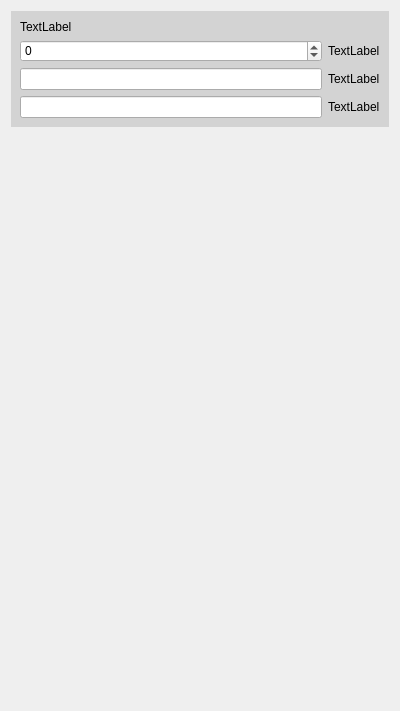
<?xml version="1.0" encoding="UTF-8"?>
<ui version="4.0">
 <class>Form</class>
 <widget class="QWidget" name="Form">
  <property name="geometry">
   <rect>
    <x>0</x>
    <y>0</y>
    <width>400</width>
    <height>711</height>
   </rect>
  </property>
  <property name="windowTitle">
   <string>Form</string>
  </property>
  <property name="styleSheet">
   <string notr="true"/>
  </property>
  <layout class="QGridLayout" name="gridLayout">
   <item row="0" column="0">
    <widget class="QWidget" name="position_widget" native="true">
     <property name="styleSheet">
      <string notr="true">background-color: lightgray;</string>
     </property>
     <layout class="QGridLayout" name="gridLayout_2">
      <item row="0" column="0">
       <layout class="QVBoxLayout" name="motor_lt">
        <item>
         <widget class="QLabel" name="motor_lb">
          <property name="text">
           <string>TextLabel</string>
          </property>
         </widget>
        </item>
        <item>
         <layout class="QHBoxLayout" name="next_lt">
          <item>
           <widget class="QSpinBox" name="next_sb">
            <property name="sizePolicy">
             <sizepolicy hsizetype="Expanding" vsizetype="Fixed">
              <horstretch>0</horstretch>
              <verstretch>0</verstretch>
             </sizepolicy>
            </property>
            <property name="styleSheet">
             <string notr="true">background-color: Pale gray;</string>
            </property>
            <property name="minimum">
             <number>-1000000</number>
            </property>
            <property name="maximum">
             <number>1000000</number>
            </property>
           </widget>
          </item>
          <item>
           <widget class="QLabel" name="next_lb">
            <property name="text">
             <string>TextLabel</string>
            </property>
           </widget>
          </item>
         </layout>
        </item>
        <item>
         <layout class="QHBoxLayout" name="current_lt">
          <item>
           <widget class="QLineEdit" name="current_le">
            <property name="styleSheet">
             <string notr="true">background-color: Pale gray;</string>
            </property>
            <property name="readOnly">
             <bool>true</bool>
            </property>
           </widget>
          </item>
          <item>
           <widget class="QLabel" name="current_lb">
            <property name="text">
             <string>TextLabel</string>
            </property>
           </widget>
          </item>
         </layout>
        </item>
        <item>
         <layout class="QHBoxLayout" name="prev_lt">
          <item>
           <widget class="QLineEdit" name="prev_le">
            <property name="styleSheet">
             <string notr="true">background-color: Pale gray;</string>
            </property>
            <property name="readOnly">
             <bool>true</bool>
            </property>
           </widget>
          </item>
          <item>
           <widget class="QLabel" name="prev_lb">
            <property name="text">
             <string>TextLabel</string>
            </property>
           </widget>
          </item>
         </layout>
        </item>
       </layout>
      </item>
     </layout>
    </widget>
   </item>
   <item row="1" column="0">
    <widget class="QWidget" name="spee_widget" native="true">
     <layout class="QGridLayout" name="gridLayout_3">
      <item row="0" column="0">
       <layout class="QVBoxLayout" name="verticalLayout"/>
      </item>
     </layout>
    </widget>
   </item>
   <item row="2" column="0">
    <spacer name="verticalSpacer">
     <property name="orientation">
      <enum>Qt::Vertical</enum>
     </property>
     <property name="sizeHint" stdset="0">
      <size>
       <width>1</width>
       <height>1</height>
      </size>
     </property>
    </spacer>
   </item>
  </layout>
 </widget>
 <resources/>
 <connections/>
</ui>
